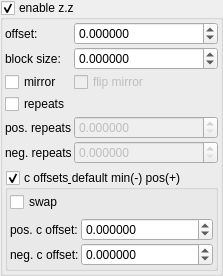
    <widget class="MyGroupBox" name="groupCheck_transf_function_enabledz_false">
     <property name="font">
      <font>
       <weight>50</weight>
       <bold>false</bold>
      </font>
     </property>
     <property name="title">
      <string>enable z.z&amp;</string>
     </property>
     <property name="checkable">
      <bool>true</bool>
     </property>
     <layout class="QVBoxLayout" name="verticalLayout_7">
      <property name="leftMargin">
       <number>2</number>
      </property>
      <property name="topMargin">
       <number>2</number>
      </property>
      <property name="rightMargin">
       <number>2</number>
      </property>
      <property name="bottomMargin">
       <number>2</number>
      </property>
      <item>
       <layout class="QGridLayout" name="gridLayout_14" columnstretch="0,1">
        <property name="spacing">
         <number>2</number>
        </property>
        <item row="2" column="1">
         <widget class="MyCheckBox" name="checkBox_transf_function_enabledBz_false">
          <property name="enabled">
           <bool>false</bool>
          </property>
          <property name="text">
           <string notr="true">flip mirror</string>
          </property>
         </widget>
        </item>
        <item row="1" column="0">
         <widget class="QLabel" name="label_84">
          <property name="text">
           <string>block size:</string>
          </property>
         </widget>
        </item>
        <item row="2" column="0">
         <widget class="MyCheckBox" name="checkBox_transf_function_enabledCz_false">
          <property name="enabled">
           <bool>true</bool>
          </property>
          <property name="text">
           <string notr="true">mirror</string>
          </property>
         </widget>
        </item>
        <item row="4" column="0">
         <widget class="QLabel" name="label_279">
          <property name="text">
           <string>pos. repeats</string>
          </property>
         </widget>
        </item>
        <item row="5" column="0">
         <widget class="QLabel" name="label_280">
          <property name="text">
           <string>neg. repeats</string>
          </property>
         </widget>
        </item>
        <item row="0" column="0">
         <widget class="QLabel" name="label_85">
          <property name="text">
           <string>offset:</string>
          </property>
         </widget>
        </item>
        <item row="3" column="0">
         <widget class="MyCheckBox" name="checkBox_transf_function_enabledAz_false">
          <property name="text">
           <string notr="true">repeats</string>
          </property>
         </widget>
        </item>
        <item row="0" column="1">
         <widget class="MyDoubleSpinBox" name="spinbox3_transf_offset_000_z">
          <property name="enabled">
           <bool>true</bool>
          </property>
          <property name="sizePolicy">
           <sizepolicy hsizetype="Minimum" vsizetype="Maximum">
            <horstretch>0</horstretch>
            <verstretch>0</verstretch>
           </sizepolicy>
          </property>
          <property name="prefix">
           <string/>
          </property>
          <property name="suffix">
           <string/>
          </property>
          <property name="decimals">
           <number>6</number>
          </property>
          <property name="minimum">
           <double>-99.989999999999995</double>
          </property>
          <property name="maximum">
           <double>99.989999999999995</double>
          </property>
          <property name="singleStep">
           <double>0.100000000000000</double>
          </property>
         </widget>
        </item>
        <item row="1" column="1">
         <widget class="MyDoubleSpinBox" name="spinbox3_transf_offset_222_z">
          <property name="enabled">
           <bool>true</bool>
          </property>
          <property name="sizePolicy">
           <sizepolicy hsizetype="Minimum" vsizetype="Maximum">
            <horstretch>0</horstretch>
            <verstretch>0</verstretch>
           </sizepolicy>
          </property>
          <property name="prefix">
           <string/>
          </property>
          <property name="suffix">
           <string/>
          </property>
          <property name="decimals">
           <number>6</number>
          </property>
          <property name="minimum">
           <double>-99.989999999999995</double>
          </property>
          <property name="maximum">
           <double>99.989999999999995</double>
          </property>
          <property name="singleStep">
           <double>0.100000000000000</double>
          </property>
         </widget>
        </item>
        <item row="4" column="1">
         <widget class="MyDoubleSpinBox" name="spinbox3_transf_offsetA_111_z">
          <property name="enabled">
           <bool>false</bool>
          </property>
          <property name="sizePolicy">
           <sizepolicy hsizetype="Minimum" vsizetype="Maximum">
            <horstretch>0</horstretch>
            <verstretch>0</verstretch>
           </sizepolicy>
          </property>
          <property name="prefix">
           <string/>
          </property>
          <property name="suffix">
           <string/>
          </property>
          <property name="decimals">
           <number>6</number>
          </property>
          <property name="minimum">
           <double>0.000000000000000</double>
          </property>
          <property name="maximum">
           <double>99.989999999999995</double>
          </property>
          <property name="singleStep">
           <double>1.000000000000000</double>
          </property>
         </widget>
        </item>
        <item row="5" column="1">
         <widget class="MyDoubleSpinBox" name="spinbox3_transf_offsetB_111_z">
          <property name="enabled">
           <bool>false</bool>
          </property>
          <property name="sizePolicy">
           <sizepolicy hsizetype="Minimum" vsizetype="Maximum">
            <horstretch>0</horstretch>
            <verstretch>0</verstretch>
           </sizepolicy>
          </property>
          <property name="prefix">
           <string/>
          </property>
          <property name="suffix">
           <string/>
          </property>
          <property name="decimals">
           <number>6</number>
          </property>
          <property name="minimum">
           <double>0.000000000000000</double>
          </property>
          <property name="maximum">
           <double>99.989999999999995</double>
          </property>
          <property name="singleStep">
           <double>1.000000000000000</double>
          </property>
         </widget>
        </item>
       </layout>
      </item>
      <item>
       <widget class="MyGroupBox" name="groupCheck_surfBox_enabledZ2_false">
        <property name="font">
         <font>
          <weight>50</weight>
          <bold>false</bold>
         </font>
        </property>
        <property name="title">
         <string>c offsets&amp; default min(-) pos(+)</string>
        </property>
        <property name="checkable">
         <bool>true</bool>
        </property>
        <layout class="QVBoxLayout" name="verticalLayout_10">
         <property name="leftMargin">
          <number>2</number>
         </property>
         <property name="topMargin">
          <number>2</number>
         </property>
         <property name="rightMargin">
          <number>2</number>
         </property>
         <property name="bottomMargin">
          <number>2</number>
         </property>
         <item>
          <widget class="MyCheckBox" name="checkBox_surfBox_enabledZ4_false">
           <property name="text">
            <string notr="true">swap</string>
           </property>
          </widget>
         </item>
         <item>
          <layout class="QGridLayout" name="gridLayout_17" columnstretch="0,1">
           <property name="spacing">
            <number>2</number>
           </property>
           <item row="0" column="0">
            <widget class="QLabel" name="label_89">
             <property name="text">
              <string>pos. c offset:</string>
             </property>
            </widget>
           </item>
           <item row="1" column="1">
            <widget class="MyDoubleSpinBox" name="spinbox3_transf_offsetA_000_z">
             <property name="enabled">
              <bool>true</bool>
             </property>
             <property name="sizePolicy">
              <sizepolicy hsizetype="Minimum" vsizetype="Maximum">
               <horstretch>0</horstretch>
               <verstretch>0</verstretch>
              </sizepolicy>
             </property>
             <property name="prefix">
              <string/>
             </property>
             <property name="suffix">
              <string/>
             </property>
             <property name="decimals">
              <number>6</number>
             </property>
             <property name="minimum">
              <double>-99.989999999999995</double>
             </property>
             <property name="maximum">
              <double>99.989999999999995</double>
             </property>
             <property name="singleStep">
              <double>0.100000000000000</double>
             </property>
            </widget>
           </item>
           <item row="0" column="1">
            <widget class="MyDoubleSpinBox" name="spinbox3_transf_offsetF_000_z">
             <property name="enabled">
              <bool>true</bool>
             </property>
             <property name="sizePolicy">
              <sizepolicy hsizetype="Minimum" vsizetype="Maximum">
               <horstretch>0</horstretch>
               <verstretch>0</verstretch>
              </sizepolicy>
             </property>
             <property name="prefix">
              <string/>
             </property>
             <property name="suffix">
              <string/>
             </property>
             <property name="decimals">
              <number>6</number>
             </property>
             <property name="minimum">
              <double>-99.989999999999995</double>
             </property>
             <property name="maximum">
              <double>99.989999999999995</double>
             </property>
             <property name="singleStep">
              <double>0.100000000000000</double>
             </property>
            </widget>
           </item>
           <item row="1" column="0">
            <widget class="QLabel" name="label_284">
             <property name="text">
              <string>neg. c offset:</string>
             </property>
            </widget>
           </item>
          </layout>
         </item>
        </layout>
       </widget>
      </item>
     </layout>
    </widget>
